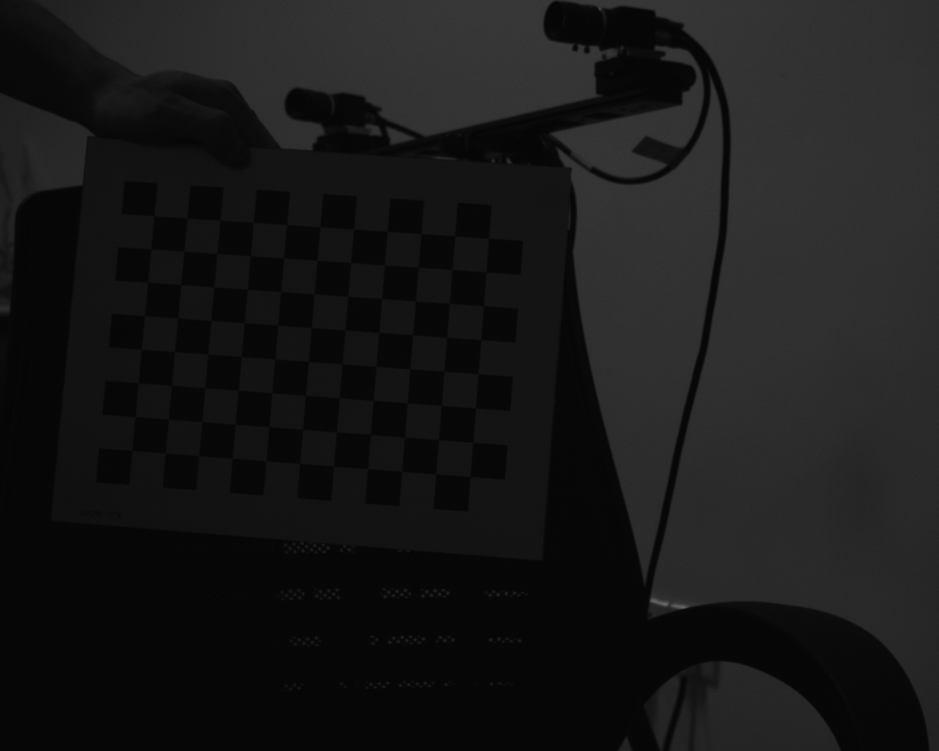
#> input picture C0_P0/108.bmp, 939 x 751 px, shrunk from 1280 x 1024 before the run; its folder holds only this picture in this run
$ python MonoCalibration.py
#> lines starting #> are read from the running program, lines starting #| are printed output that depends on the picture; after the words box and inside, x2 and y2 are one past the last pixel; in counts of white or black regions, pixels touching at a corner belong together; long printed decimals are rounded
import cv2 as cv
import numpy as np
import glob


def monoCalibrate(pic_dir):
#> called with pic_dir = '.\\C0_P0\\*.bmp'
    def fix_flags():
        flags = None
        flags = cv.CALIB_FIX_PRINCIPAL_POINT
        flags = flags | cv.CALIB_FIX_FOCAL_LENGTH
        # [4 lines of commented-out code are left out]
        return flags

    def getRMS(obj_points, img_points, rvecs, tvecs, mtx, dist):
        total_error = 0
        for i in range(len(rvecs)):
            tot_error = 0
            total_points = 0
            corners_rep = cv.projectPoints(obj_points[i], rvecs[i], tvecs[i], mtx, dist)
            corners_rep = corners_rep[0]
            for j in range(obj_points[0].shape[0]):
                tot_error += np.sum(np.abs(img_points[i][j, :] - corners_rep[j, :]) ** 2)
            mean_error = np.sqrt(tot_error / img_points[i].shape[0])
            total_error += mean_error
            print(f'第{i + 1}张图的重投影误差:', mean_error)
        print('手动计算的rms:', total_error / len(rvecs))

    def SaveParameter(board_size, square_size, camera_matrix, dist_coefs):
        fs = cv.FileStorage("./cameraParameter/cameraPara_C0_C1.yml", cv.FILE_STORAGE_WRITE)
        fs.write('board_width', board_size[0])
        fs.write('board_height', board_size[1])
        fs.write('square_size', square_size)
        fs.write('camera_matrix', camera_matrix)
        fs.write('dist_coefs', dist_coefs)
        fs.release()

    # 设置寻找亚像素角点的参数，采用的停止准则是最大循环次数30和最大误差容限0.001
    criteria = (cv.TERM_CRITERIA_MAX_ITER | cv.TERM_CRITERIA_EPS, 30, 0.001)
    # 获取标定板角点的位置
    board_size = [11, 8]  # 和你的棋盘图像有关.(横向角点数即列数,纵向角点数即行数),这里测试棋盘格横向9个角点,纵向9个角点
    square_size = 20  # mm
    objp = np.zeros((board_size[0] * board_size[1], 3), np.float32)  # ((6*9行,3列),数据类型)
    # 第一列填充为0,1,2...8,重复6次 ; 第二列则9个0,9个1,....9个6, 所以第一列存放的是该角点在横向角点中的索引,第二列则是该角点在第几行
    objp[:, :2] = (np.mgrid[0:board_size[0], 0:board_size[1]].T.reshape(-1, 2))*square_size

    obj_points = []  # 存储3D点
    img_points = []  # 存储2D点

    images = glob.glob(pic_dir)
    size = ()

    for index in range(len(images)):
        # left
        img = cv.imread(images[index])
#> img is the input picture: shape (751, 939, 3); min 4, max 101, mean 24.2
        gray = cv.cvtColor(img, cv.COLOR_BGR2GRAY)
        size = gray.shape[::-1]
#> size = (939, 751)
        ret, corners = cv.findChessboardCorners(gray, (board_size[0], board_size[1]), None)  # 提取角点的信息
#> ret = True; corners = 88 rows, first 8: [154.1, 216.2], [187.1, 218.6], [220.8, 219.7], [253.2, 222.3], [286.2, 225.3], [320.1, 227], [353.4, 229.4], [387.4, 231.6]
        # print("寻找结果：",ret) #ret表示的是是否查询到，corners表示的是提取到的角点信息
        # print("角点信息：",corners.shape)

        if ret:
            obj_points.append(objp)
            corners2 = cv.cornerSubPix(gray, corners, (3, 3), (-1, -1), criteria)  # 在原角点的基础上寻找亚像素角点
#> corners2 = 88 rows, first 8: [153.8, 215.7], [186.9, 218.1], [220.3, 220.1], [253.2, 222.3], [286.5, 224.8], [320, 226.8], [353.6, 229.1], [387.3, 231.4]
            if [corners2]:
                img_points.append(corners2)
            else:
                img_points.append(corners)
            cv.drawChessboardCorners(img, (board_size[0], board_size[1]), corners, ret)  # 记住，OpenCV的绘制函数一般无返回值
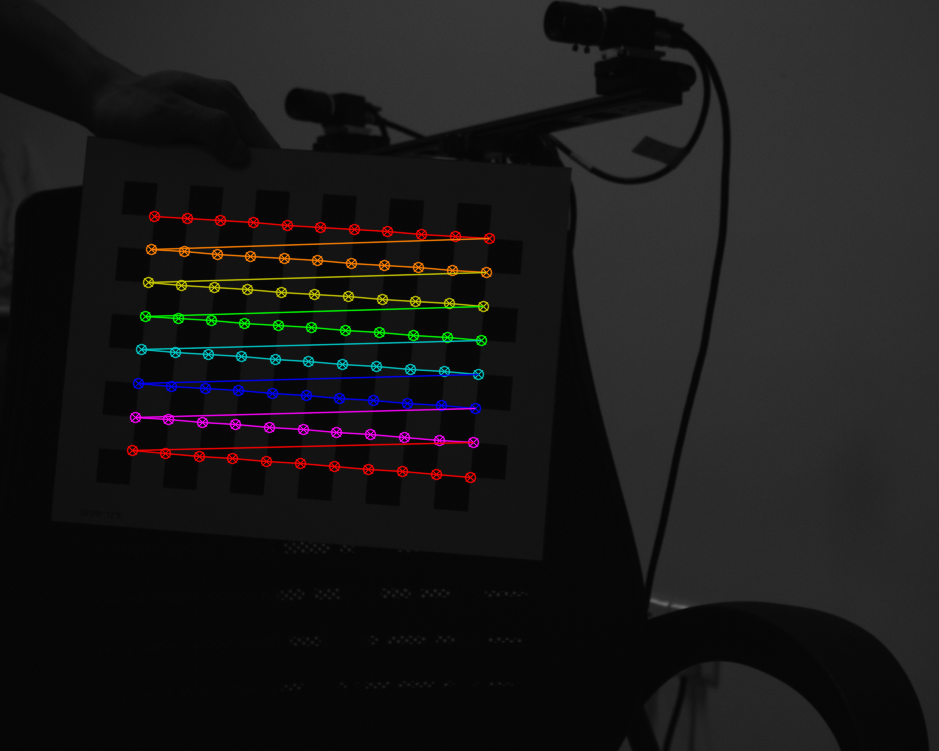
#> img: shape (751, 939, 3); 3.08% of pixels changed, all inside (x1, y1, x2, y2) = (126, 210, 496, 484)
            # cv.imshow('img', img)  # 输出图像
            # cv.waitKey(100)  # 显示2秒
        cv.destroyAllWindows()

    # 相机标定
    rms, mtx, dist, rvecs, tvecs = cv.calibrateCamera(obj_points, img_points, size, None, None)
#> rms = 0.114; mtx = [[1625.5, 0, 424.9], [0, 1634.3, 457.3], [0, 0, 1]]; dist = [[-0.0427, -2.15, -0.00322, 0.000786, 33.44]]; rvecs = ([-0.0765, 0.0548, 0.0777],); tvecs = ([-161.7, -143.1, 966.8],)
    # #输出标定结果
    print("\nCV标定的RMS:", rms)
#| CV标定的RMS: 0.1141
    print("-----------------------------------------------------")
    print("mtx（内参数矩阵）:\n", mtx)  # 内参数矩阵
#| mtx（内参数矩阵）:
#|  [[1.62550469e+03 0.00000000e+00 4.24922333e+02]
#|  [0.00000000e+00 1.63432660e+03 4.57250134e+02]
#|  [0.00000000e+00 0.00000000e+00 1.00000000e+00]]
    print("-----------------------------------------------------")
    print("dist（畸变系数）:\n", dist)  # 畸变系数   distortion cofficients = (k_1,k_2,p_1,p_2,k_3)
#| dist（畸变系数）:
#|  [[-4.26502583e-02 -2.15457196e+00 -3.22177644e-03  7.86485232e-04
#|    3.34416855e+01]]
    print("-----------------------------------------------------")
    # print("rvecs（旋转向量）:\n", rvecs[0].shape)  # 旋转向量  # 外参数
    # print("-----------------------------------------------------")
    # print("tvecs:（平移向量）\n", tvecs[0].shape ) # 平移向量   # 外参数

    # 我们可以利用反向投影误差对我们找到的参数的准确性进行估计。
    # 得到的结果越接近 0 越好。有了内部参数，畸变参数和旋转变换矩阵，我们就可以使用 cv.projectPoints() 将对象点转换到图像点。
    # 然后就可以计算变换得到图像与角点检测算法的绝对差了。然后我们计算所有标定图像的误差平均值。
    getRMS(obj_points, img_points, rvecs, tvecs, mtx, dist)
#> the loop in getRMS, `for i in range(len(rvecs)):` made 1 pass
#> (total_points, mean_error, total_error) on pass 1: (0, 0.114, 0.114)
#| 第1张图的重投影误差: 0.1141
#> after the loop in getRMS, `for i in range(len(rvecs)):`: total_error = 0.114
#| 手动计算的rms: 0.1141

    SaveParameter(board_size, square_size, mtx, dist)


if __name__ == '__main__':
    pic_dir = r".\C0_P0\*.bmp"
    monoCalibrate(pic_dir)

$ run again, on C0_P0/116.bmp
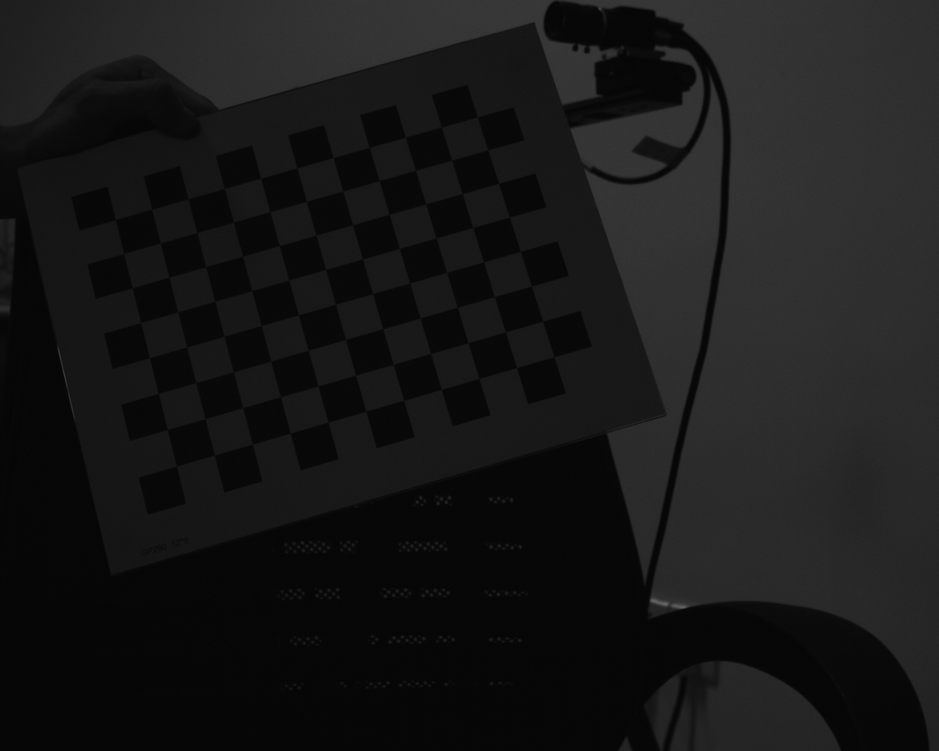
#> input picture C0_P0/116.bmp, 939 x 751 px, shrunk from 1280 x 1024 before the run
#> in monoCalibrate, img is the input picture: shape (751, 939, 3); min 5, max 104, mean 23.9
#> ret = True; corners = 88 rows, first 8: [115.6, 220], [151.7, 209.3], [188.2, 198.6], [224.5, 189.2], [259.8, 179], [297.1, 168], [333.4, 157.4], [369.6, 147.5]
#> corners2 = 88 rows, first 8: [115.4, 219.7], [151.7, 209.3], [188.2, 198.8], [224.4, 188.5], [260.6, 178.3], [296.9, 167.9], [333.2, 157.6], [369.4, 147.5]
#> in monoCalibrate, `cv.drawChessboardCorners(img, (board_size[0], board_size[1]), corners,..`:
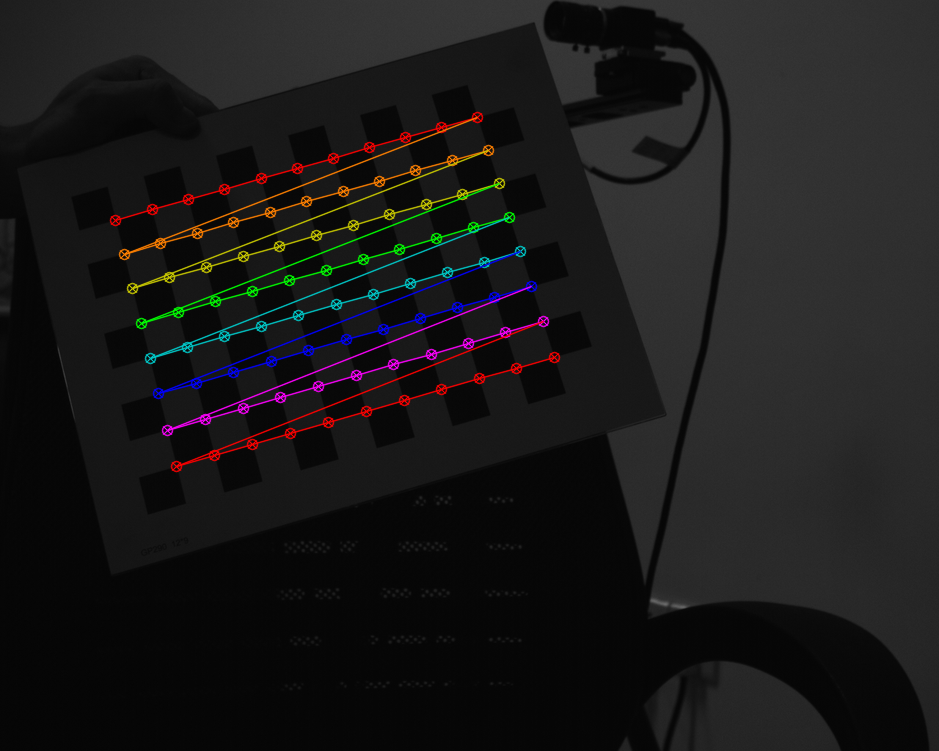
#> img: shape (751, 939, 3); 3.26% of pixels changed, all inside (x1, y1, x2, y2) = (109, 111, 561, 473)
#> rms = 0.0808; mtx = [[1541.7, 0, 497.9], [0, 1517.8, 345.2], [0, 0, 1]]; dist = [[-0.13, 0.894, 0.00186, -0.00285, -5.08]]; rvecs = ([-0.247, -0.00938, -0.289],); tvecs = ([-202.7, -67.75, 813.4],)
#| CV标定的RMS: 0.08079
#| mtx（内参数矩阵）:
#|  [[1.54174181e+03 0.00000000e+00 4.97895431e+02]
#|  [0.00000000e+00 1.51778061e+03 3.45190273e+02]
#|  [0.00000000e+00 0.00000000e+00 1.00000000e+00]]
#| dist（畸变系数）:
#|  [[-1.29818600e-01  8.93583480e-01  1.86141833e-03 -2.84586643e-03
#|   -5.07999703e+00]]
#> the loop in getRMS, `for i in range(len(rvecs)):` made 1 pass
#> (total_points, mean_error, total_error) on pass 1: (0, 0.0808, 0.0808)
#> (printed output is left out)
#> after the loop in getRMS, `for i in range(len(rvecs)):`: total_error = 0.0808
#| 手动计算的rms: 0.08079

$ run again, on C0_P0/117.bmp
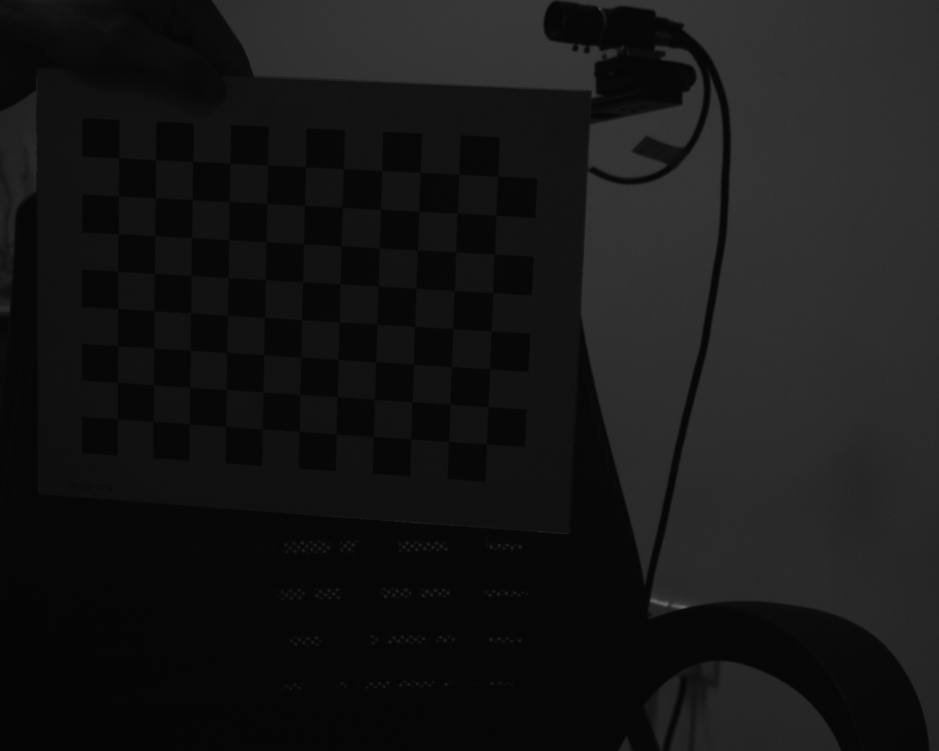
#> input picture C0_P0/117.bmp, 939 x 751 px, shrunk from 1280 x 1024 before the run
#> in monoCalibrate, img is the input picture: shape (751, 939, 3); min 4, max 104, mean 22.6
#> ret = True; corners = 88 rows, first 8: [118.8, 157.6], [155.7, 159.6], [193, 161.5], [230.5, 163.4], [268, 164.7], [305.2, 167], [343.1, 168.8], [381.8, 170.7]
#> corners2 = 88 rows, first 8: [118.6, 157.8], [155.6, 159.7], [192.7, 161.4], [230.2, 163.4], [267.6, 164.9], [305.4, 166.8], [343.4, 168.6], [381.6, 170.6]
#> in monoCalibrate, `cv.drawChessboardCorners(img, (board_size[0], board_size[1]), corners,..`:
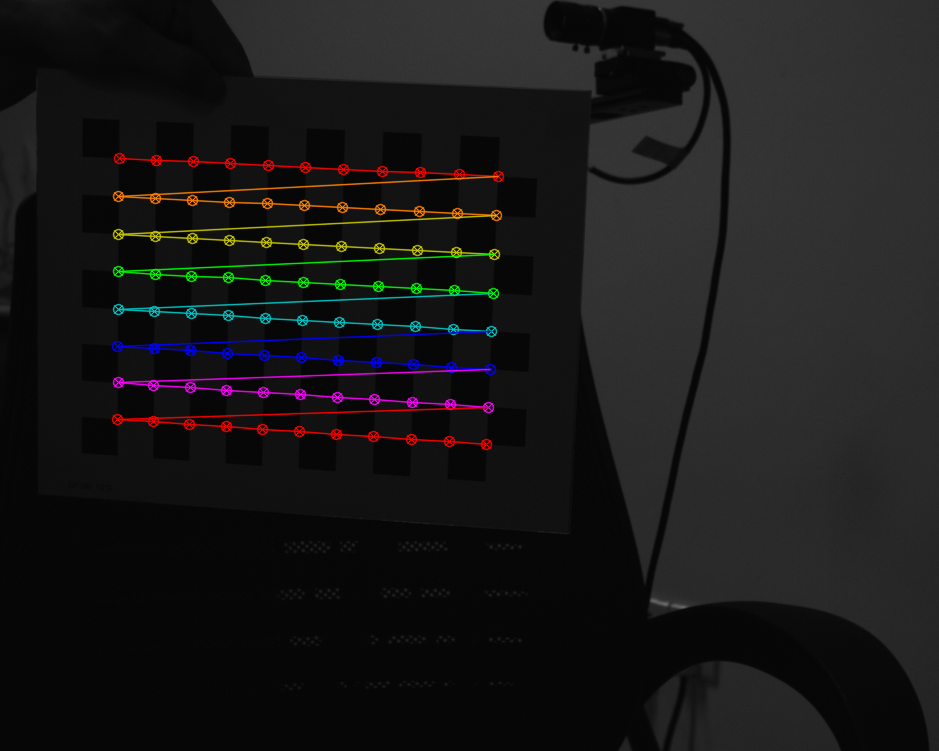
#> img: shape (751, 939, 3); 3.33% of pixels changed, all inside (x1, y1, x2, y2) = (111, 152, 505, 451)
#> rms = 0.103; mtx = [[1726.1, 0, 510.7], [0, 1716.2, 376.1], [0, 0, 1]]; dist = [[-0.117, 0.31, -0.00281, -0.00334, 2.47]]; rvecs = ([0.163, 0.117, 0.053],); tvecs = ([-205, -114.7, 900.2],)
#| CV标定的RMS: 0.1032
#| mtx（内参数矩阵）:
#|  [[1.72605258e+03 0.00000000e+00 5.10697555e+02]
#|  [0.00000000e+00 1.71617949e+03 3.76109894e+02]
#|  [0.00000000e+00 0.00000000e+00 1.00000000e+00]]
#| dist（畸变系数）:
#|  [[-0.1167  0.3096 -0.002806 -0.003338  2.466]]
#> the loop in getRMS, `for i in range(len(rvecs)):` made 1 pass
#> (total_points, mean_error, total_error) on pass 1: (0, 0.103, 0.103)
#> (printed output is left out)
#> after the loop in getRMS, `for i in range(len(rvecs)):`: total_error = 0.103
#| 手动计算的rms: 0.1031

$ run again, on C0_P0/119.bmp
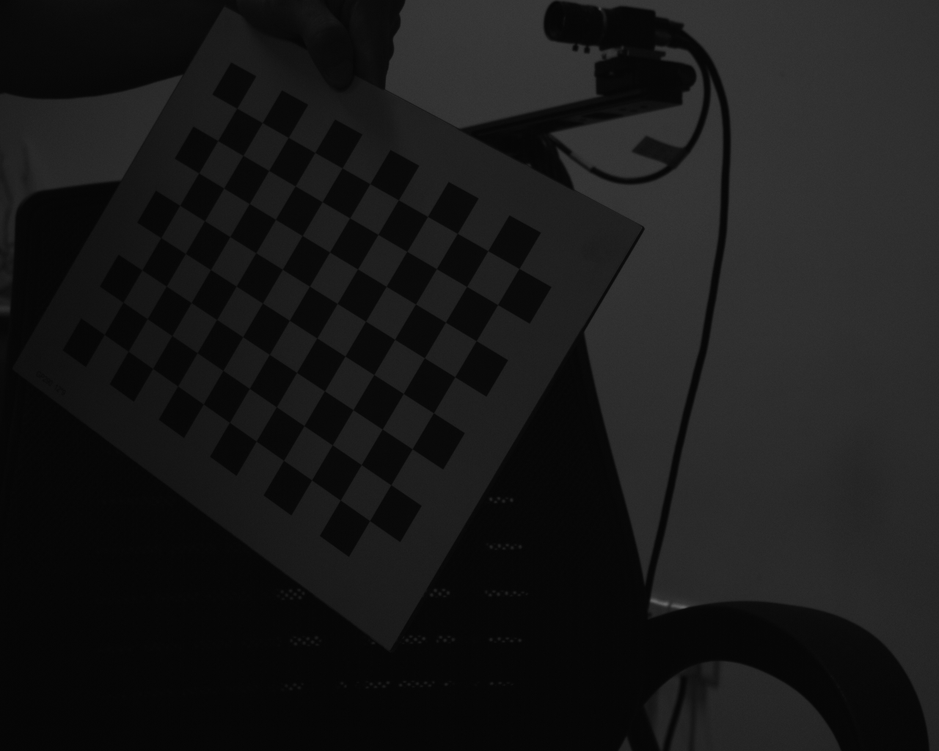
#> input picture C0_P0/119.bmp, 939 x 751 px, shrunk from 1280 x 1024 before the run
#> in monoCalibrate, img is the input picture: shape (751, 939, 3); min 4, max 103, mean 24.4
#> ret = True; corners = 88 rows, first 8: [236.6, 108.4], [262.2, 122.6], [288.3, 137.4], [314.8, 152.6], [342.2, 167.9], [369.9, 183.8], [398.5, 199.8], [427.6, 216.6]
#> corners2 = 88 rows, first 8: [236.7, 108.2], [262.2, 122.6], [288.2, 137.4], [314.8, 152.5], [342.1, 167.8], [369.8, 183.7], [398.4, 199.8], [427.5, 216.4]
#> in monoCalibrate, `cv.drawChessboardCorners(img, (board_size[0], board_size[1]), corners,..`:
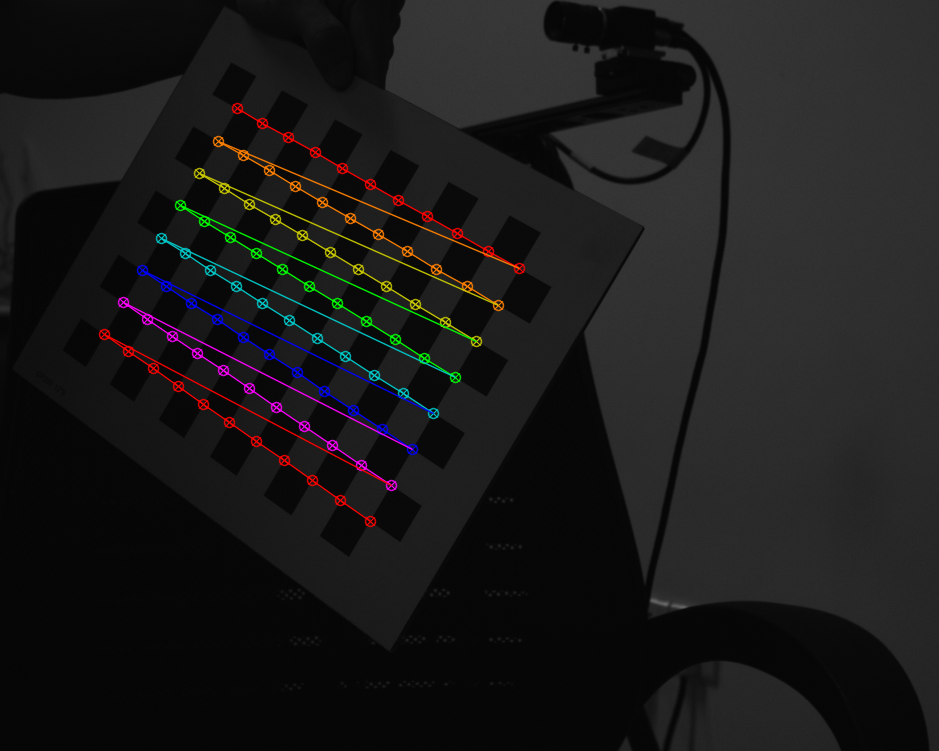
#> img: shape (751, 939, 3); 2.8% of pixels changed, all inside (x1, y1, x2, y2) = (98, 102, 526, 528)
#> rms = 0.0647; mtx = [[1845.3, 0, 490.3], [0, 1830.8, 353.7], [0, 0, 1]]; dist = [[-0.0203, -2.47, 0.0026, 0.00167, 33.14]]; rvecs = ([-0.111, 0.518, 0.527],); tvecs = ([-134.3, -131.1, 972.9],)
#| CV标定的RMS: 0.06474
#| mtx（内参数矩阵）:
#|  [[1.84526353e+03 0.00000000e+00 4.90329029e+02]
#|  [0.00000000e+00 1.83079178e+03 3.53696717e+02]
#|  [0.00000000e+00 0.00000000e+00 1.00000000e+00]]
#| dist（畸变系数）:
#|  [[-2.02746910e-02 -2.47072337e+00  2.60341338e-03  1.66580373e-03
#|    3.31388717e+01]]
#> the loop in getRMS, `for i in range(len(rvecs)):` made 1 pass
#> (total_points, mean_error, total_error) on pass 1: (0, 0.0647, 0.0647)
#> (printed output is left out)
#> after the loop in getRMS, `for i in range(len(rvecs)):`: total_error = 0.0647
#| 手动计算的rms: 0.06474
